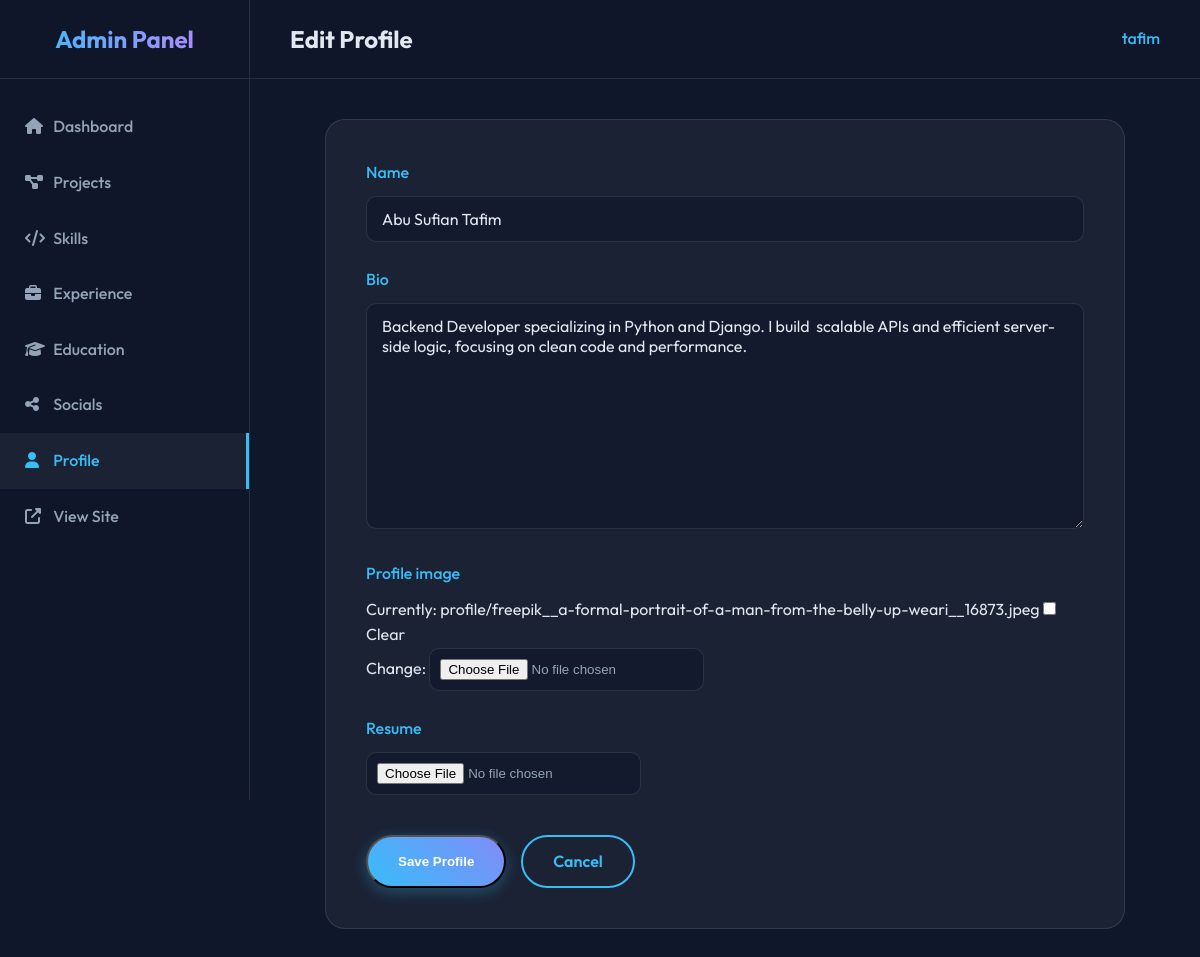
The app's page /dashboard/profile/ (signed in) with its own data.
### portfolio/models.py (models this page shows, shortened)
class Profile(models.Model):
    name = models.CharField(max_length=100)
    bio = models.TextField()
    profile_image = models.ImageField(upload_to='profile/', blank=True, null=True)
    resume = models.FileField(upload_to='resume/', blank=True, null=True)
    created_at = models.DateTimeField(auto_now_add=True)

### portfolio/views.py (the view)
# urls.py: path('dashboard/profile/', profile_update, name='profile_update'),
@login_required
@user_passes_test(is_superuser)
def profile_update(request):
    profile = Profile.objects.first() or Profile.objects.create(name="Your Name", bio="Your Bio")
    if request.method == 'POST':
        form = ProfileForm(request.POST, request.FILES, instance=profile)
        if form.is_valid():
            form.save()
            return redirect('dashboard')
    else:
        form = ProfileForm(instance=profile)
    return render(request, 'portfolio/admin/profile_form.html', {'form': form})

### portfolio/forms.py
class ProfileForm(forms.ModelForm):
    class Meta:
        model = Profile
        fields = ['name', 'bio', 'profile_image', 'resume']

### portfolio/views.py (called while the page is built)
def is_superuser(user):
    return user.is_superuser

### portfolio/templates/portfolio/admin/profile_form.html (shortened to what this page needs)
{% extends 'portfolio/admin/admin_base.html' %}
{% block header_title %}Edit Profile{% endblock %}
{% block content %}
<div class="form-container" style="max-width: 800px; margin: 0 auto; background: var(--glass-bg); padding: 40px; border-radius: 20px; border: 1px solid var(--glass-border);">
    <form method="post" enctype="multipart/form-data">
        {% for field in form %}
        <div class="form-group" style="margin-bottom: 25px;">
            <label for="{{ field.id_for_label }}" style="display: block; margin-bottom: 10px; color: var(--primary-color); font-weight: 500;">{{ field.label }}</label>
            {{ field }}
        </div>
        {% endfor %}
        <div class="form-actions" style="margin-top: 40px; display: flex; gap: 15px;">
            <button type="submit" class="btn btn-primary">Save Profile</button>
            <a href="{% url 'dashboard' %}" class="btn btn-secondary">Cancel</a>
        </div>
    </form>
</div>
{% endblock %}

### portfolio/templates/portfolio/admin/admin_base.html (shortened to what this page needs)
{% load static %}
<!DOCTYPE html>
<html lang="en">
<head>
    <link rel="stylesheet" href="https://cdnjs.cloudflare.com/ajax/libs/font-awesome/6.4.0/css/all.min.css">
    <link rel="stylesheet" href="{% static 'css/styles.css' %}">
    <link rel="stylesheet" href="{% static 'css/admin.css' %}">
    <link href="https://unpkg.com/aos@2.3.1/dist/aos.css" rel="stylesheet">
</head>
<body>
    <div class="admin-container">
        <aside class="sidebar">
            <div class="sidebar-header">
                <h2>Admin Panel</h2>
            </div>
            <ul class="sidebar-menu">
                <li><a href="{% url 'dashboard' %}" class="{% if request.resolver_match.url_name == 'dashboard' %}active{% endif %}"><i class="fas fa-home"></i> Dashboard</a></li>
                <li><a href="{% url 'project_list' %}" class="{% if 'project' in request.resolver_match.url_name %}active{% endif %}"><i class="fas fa-project-diagram"></i> Projects</a></li>
                <li><a href="{% url 'skill_list' %}" class="{% if 'skill' in request.resolver_match.url_name %}active{% endif %}"><i class="fas fa-code"></i> Skills</a></li>
                <li><a href="{% url 'experience_list' %}" class="{% if 'experience' in request.resolver_match.url_name %}active{% endif %}"><i class="fas fa-briefcase"></i> Experience</a></li>
                <li><a href="{% url 'education_list' %}" class="{% if 'education' in request.resolver_match.url_name %}active{% endif %}"><i class="fas fa-graduation-cap"></i> Education</a></li>
                <li><a href="{% url 'social_link_list' %}" class="{% if 'social' in request.resolver_match.url_name %}active{% endif %}"><i class="fas fa-share-alt"></i> Socials</a></li>
                <li><a href="{% url 'profile_update' %}" class="{% if 'profile' in request.resolver_match.url_name %}active{% endif %}"><i class="fas fa-user"></i> Profile</a></li>
                <li><a href="{% url 'home' %}" target="_blank"><i class="fas fa-external-link-alt"></i> View Site</a></li>
            </ul>
        </aside>
        <main class="main-content">
            <header class="admin-header" data-aos="fade-down">
                <h3>{% block header_title %}Dashboard{% endblock %}</h3>
                <div class="user-info">
                    <span>{{ request.user.username }}</span>
                </div>
            </header>
            <div class="content-wrapper">
                {% block content %}{% endblock %}
            </div>
        </main>
    </div>
</body>
</html>

### static/css/styles.css (style rules this page uses)
:root { --bg-color: #0f172a; --text-color: #e2e8f0; --primary-color: #38bdf8; --secondary-color: #818cf8; --accent-color: #c084fc; --glass-bg: rgba(255, 255, 255, 0.05); --glass-border: rgba(255, 255, 255, 0.1); --card-bg: rgba(30, 41, 59, 0.7); --nav-bg: rgba(15, 23, 42, 0.8); }
* { margin: 0; padding: 0; box-sizing: border-box; }
body { font-family: 'Outfit', sans-serif; background-color: var(--bg-color); color: var(--text-color); line-height: 1.6; overflow-x: hidden; }
html { scroll-behavior: smooth; }
a { text-decoration: none; color: inherit; transition: all 0.3s ease; }
ul { list-style: none; }
.btn { display: inline-block; padding: 12px 30px; border-radius: 50px; font-weight: 600; cursor: pointer; transition: transform 0.3s, box-shadow 0.3s; }
.btn-primary { background: linear-gradient(45deg, var(--primary-color), var(--secondary-color)); color: #fff; box-shadow: 0 4px 15px rgba(56, 189, 248, 0.3); }
.btn-secondary { background: transparent; border: 2px solid var(--primary-color); color: var(--primary-color); }

### static/css/admin.css (style rules this page uses)
.admin-container { display: flex; min-height: 100vh; }
.sidebar { width: 250px; background: var(--nav-bg); border-right: 1px solid var(--glass-border); backdrop-filter: blur(10px); display: flex; flex-direction: column; position: fixed; height: 100vh; }
.sidebar-header { padding: 20px; text-align: center; border-bottom: 1px solid var(--glass-border); }
.sidebar-header h2 { background: linear-gradient(to right, var(--primary-color), var(--accent-color)); -webkit-background-clip: text; background-clip: text; -webkit-text-fill-color: transparent; font-size: 1.5rem; }
.sidebar-menu { flex: 1; padding: 20px 0; }
.sidebar-menu li a { display: block; padding: 15px 25px; color: #94a3b8; transition: all 0.3s; font-weight: 500; }
.sidebar-menu li a:hover, .sidebar-menu li a.active { color: var(--primary-color); background: var(--glass-bg); border-right: 3px solid var(--primary-color); }
.sidebar-menu li a i { width: 25px; }
.main-content { flex: 1; margin-left: 250px; display: flex; flex-direction: column; }
.admin-header { padding: 20px 40px; background: var(--nav-bg); border-bottom: 1px solid var(--glass-border); display: flex; justify-content: space-between; align-items: center; backdrop-filter: blur(10px); }
.admin-header h3 { font-size: 1.5rem; color: var(--text-color); }
.user-info { color: var(--primary-color); font-weight: 500; }
.content-wrapper { padding: 40px; flex: 1; overflow-y: auto; }

### portfolio/templates/portfolio/admin/profile_form.html (style rules this page uses)
input[type="text"], textarea { width: 100%; padding: 12px 15px; background: rgba(15, 23, 42, 0.6); border: 1px solid var(--glass-border); border-radius: 10px; color: var(--text-color); font-family: inherit; font-size: 1rem; transition: all 0.3s; }
input[type="file"] { padding: 10px; background: rgba(15, 23, 42, 0.6); border-radius: 10px; border: 1px solid var(--glass-border); color: #94a3b8; }
textarea { min-height: 150px; resize: vertical; }

### records on screen
Profile: form "Abu Sufian Tafim" "Backend Developer specializing in Python and Django. I build scalable APIs and efficient server-side logic, focusing on clean code and performance."

### other values on screen
{{ request.user.username }} "tafim"
{{ field.label }} "Name" "Bio" "Profile image" "Resume"
